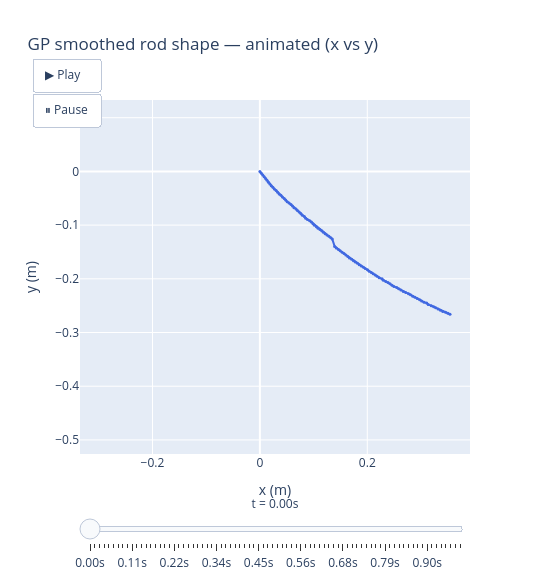
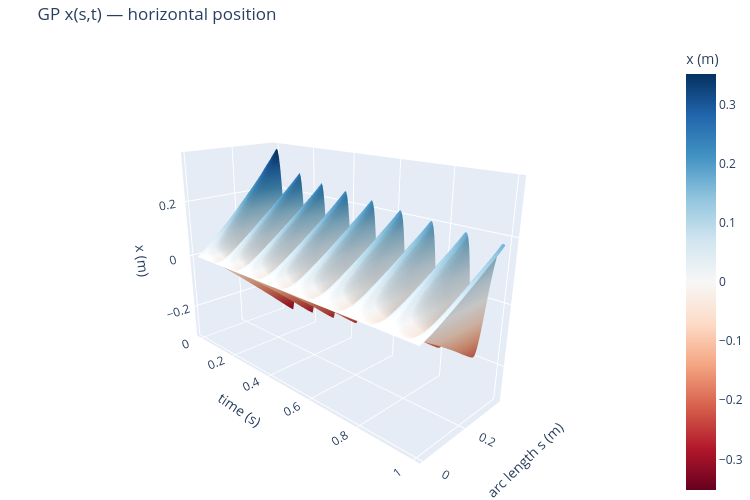
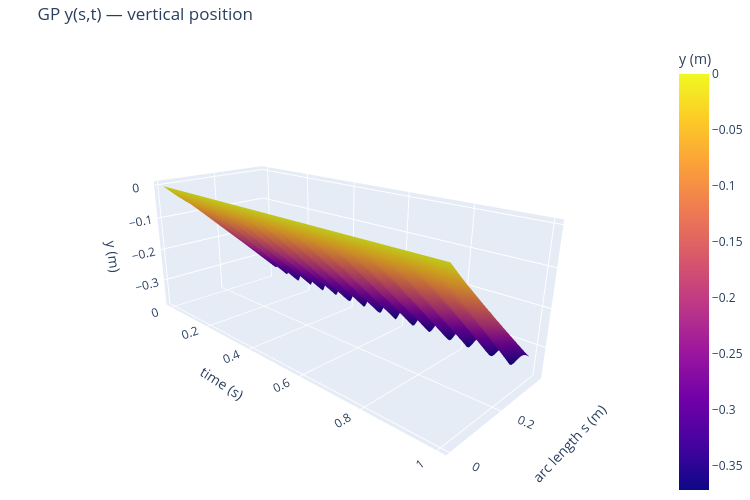

Here is the notebook cell these charts were saved with, in order:
### Code cell
import plotly.graph_objects as go

# ── 1. Animated rod shape: physical x vs y at each frame ─────────────────
_anim_idx = np.linspace(0, n_frames - 1, 80, dtype=int)

print(f'Visualization summary:')
print(f'  Animation : {len(_anim_idx)} frames × {N_TRAIN_PTS} nodes = {len(_anim_idx)*N_TRAIN_PTS} points')

frames = []
for _i in _anim_idx:
    frames.append(go.Frame(
        data=[go.Scatter(x=x_gp_all[_i], y=y_gp_all[_i],
                         mode='lines+markers',
                         line=dict(color='royalblue', width=2),
                         marker=dict(size=3, color='royalblue'))],
        name=str(_i),
        layout=go.Layout(title_text=f'GP rod shape — t = {t_raw[_i]:.2f} s')
    ))

_x_range = [x_gp_all.min() * 1.1, x_gp_all.max() * 1.1]
_y_range = [y_gp_all.min() * 1.1, 0.02]

fig_anim = go.Figure(
    data=[go.Scatter(x=x_gp_all[0], y=y_gp_all[0],
                     mode='lines+markers',
                     line=dict(color='royalblue', width=2),
                     marker=dict(size=3))],
    layout=go.Layout(
        title='GP smoothed rod shape — animated (x vs y)',
        xaxis=dict(title='x (m)', range=_x_range, constrain='domain'),
        yaxis=dict(title='y (m)', range=_y_range, scaleanchor='x', scaleratio=1),
        updatemenus=[dict(
            type='buttons', showactive=False, y=1.12, x=0.05,
            buttons=[
                dict(label='▶ Play', method='animate',
                     args=[None, dict(frame=dict(duration=30, redraw=True),
                                      fromcurrent=True, mode='immediate')]),
                dict(label='⏸ Pause', method='animate',
                     args=[[None], dict(frame=dict(duration=0), mode='immediate')])
            ])],
        sliders=[dict(
            steps=[dict(args=[[f.name], dict(frame=dict(duration=0), mode='immediate')],
                        method='animate',
                        label=f'{t_raw[int(f.name)]:.2f}s') for f in frames],
            x=0.0, len=1.0, y=-0.05,
            currentvalue=dict(prefix='t = ', visible=True, xanchor='center'))],
        width=550, height=580
    ),
    frames=frames
)
fig_anim.show()

# ── 2. x(s,t) and y(s,t) surfaces with proper 1D axes ───────────────────
_stride    = 1
_fr        = np.arange(0, n_frames, _stride)
_node_step = 2
_nodes     = np.arange(0, N_TRAIN_PTS, _node_step)
_t_ax      = t_raw[_fr]                           # 1D (n_t,)
_s_ax      = np.linspace(0, L0, len(_nodes))      # 1D (n_s,)
_X         = x_gp_all[_fr, :][:, _nodes].T        # (n_s, n_t)
_Y         = y_gp_all[_fr, :][:, _nodes].T        # (n_s, n_t)

print(f'  x(s,t) surface: {len(_fr)} time pts (stride={_stride}) × '
      f'{len(_nodes)} spatial nodes (stride={_node_step}) = {_X.size} points')
print(f'  y(s,t) surface: same grid = {_Y.size} points')

for Z, cs, lbl, title in [
    (_X, 'RdBu',   'x (m)', 'GP x(s,t) — horizontal position'),
    (_Y, 'plasma', 'y (m)', 'GP y(s,t) — vertical position'),
]:
    kw = dict(cmid=0) if cs == 'RdBu' else {}
    fig = go.Figure(go.Surface(
        x=_t_ax, y=_s_ax, z=Z,
        colorscale=cs, colorbar=dict(title=lbl), **kw
    ))
    fig.update_layout(
        title=title,
        scene=dict(
            xaxis_title='time (s)',
            yaxis_title='arc length s (m)',
            zaxis_title=lbl,
            camera=dict(eye=dict(x=1.8, y=-1.8, z=0.9))
        ),
        width=750, height=500, margin=dict(l=0, r=0, t=40, b=0)
    )
    fig.show()

### Figure 1 — Plotly figure (JSON) as saved in the notebook; plotly's stock layout.template omitted (floating-point values rounded to 4 significant figures)
{"data": [{"line": {"color": "royalblue", "width": 2}, "marker": {"size": 3}, "mode": "lines+markers", "type": "scatter", "x": [0.0, 0.002638, 0.005275, 0.007913, 0.01055, 0.01319, 0.01583, 0.01846, 0.02109, 0.02421, 0.02685, 0.03022, 0.03307, 0.03587, 0.03918, 0.04204, 0.04537, 0.04803, 0.05081, 0.05438, 0.05789, 0.06069, 0.06348, 0.0673, 0.06997, 0.07305, 0.07622, 0.079, 0.08286, 0.0852, 0.0886, 0.09272, 0.09596, 0.09885, 0.1016, 0.1052, 0.1081, 0.1117, 0.1151, 0.1181, 0.1215, 0.1249, 0.1285, 0.1321, 0.1348, 0.1392, 0.1422, 0.1463, 0.1494, 0.1531, 0.1567, 0.16, 0.1637, 0.1666, 0.1708, 0.1742, 0.1777, 0.1816, 0.185, 0.1889, 0.1929, 0.1963, 0.2004, 0.2034, 0.2076, 0.211, 0.2148, 0.2182, 0.2221, 0.2274, 0.2298, 0.2344, 0.2386, 0.2423, 0.246, 0.2496, 0.2548, 0.2585, 0.2625, 0.267, 0.2715, 0.2768, 0.2804, 0.2846, 0.2887, 0.293, 0.2976, 0.3012, 0.3056, 0.3106, 0.3134, 0.3192, 0.3237, 0.3273, 0.3318, 0.3362, 0.3406, 0.3457, 0.35, 0.354], "y": [0.0, -0.003333, -0.006665, -0.009998, -0.01333, -0.01666, -0.02, -0.02333, -0.02666, -0.02958, -0.03286, -0.03571, -0.03875, -0.0419, -0.0445, -0.0475, -0.05032, -0.05332, -0.05638, -0.05887, -0.06155, -0.06457, -0.06756, -0.06997, -0.073, -0.07581, -0.07845, -0.08152, -0.08399, -0.08704, -0.08959, -0.0918, -0.09441, -0.09734, -0.1004, -0.1029, -0.1057, -0.1082, -0.1107, -0.1134, -0.1161, -0.1186, -0.1209, -0.1234, -0.126, -0.1397, -0.1427, -0.1452, -0.1479, -0.1505, -0.1531, -0.1558, -0.1584, -0.1612, -0.1634, -0.1662, -0.1687, -0.1708, -0.1737, -0.1759, -0.1784, -0.1809, -0.1832, -0.1859, -0.1882, -0.1906, -0.1929, -0.1954, -0.1979, -0.1997, -0.2026, -0.2048, -0.2068, -0.2093, -0.2118, -0.2142, -0.2164, -0.2186, -0.2209, -0.2234, -0.2254, -0.2277, -0.2298, -0.2323, -0.2344, -0.2368, -0.2388, -0.2414, -0.2435, -0.2452, -0.2479, -0.25, -0.2521, -0.2541, -0.256, -0.2584, -0.2607, -0.2622, -0.2642, -0.266]}], "layout": {"height": 580, "sliders": [{"currentvalue": {"prefix": "t = ", "visible": true, "xanchor": "center"}, "len": 1, "steps": [{"args": [["0"], {"frame": {"duration": 0}, "mode": "immediate"}], "label": "0.00s", "method": "animate"}, {"args": [["2"], {"frame": {"duration": 0}, "mode": "immediate"}], "label": "0.01s", "method": "animate"}, {"args": [["4"], {"frame": {"duration": 0}, "mode": "immediate"}], "label": "0.02s", "method": "animate"}, {"args": [["7"], {"frame": {"duration": 0}, "mode": "immediate"}], "label": "0.04s", "method": "animate"}, {"args": [["9"], {"frame": {"duration": 0}, "mode": "immediate"}], "label": "0.05s", "method": "animate"}, {"args": [["12"], {"frame": {"duration": 0}, "mode": "immediate"}], "label": "0.06s", "method": "animate"}, {"args": [["14"], {"frame": {"duration": 0}, "mode": "immediate"}], "label": "0.07s", "method": "animate"}, {"args": [["17"], {"frame": {"duration": 0}, "mode": "immediate"}], "label": "0.09s", "method": "animate"}, {"args": [["19"], {"frame": {"duration": 0}, "mode": "immediate"}], "label": "0.10s", "method": "animate"}, {"args": [["21"], {"frame": {"duration": 0}, "mode": "immediate"}], "label": "0.11s", "method": "animate"}, {"args": [["24"], {"frame": {"duration": 0}, "mode": "immediate"}], "label": "0.12s", "method": "animate"}, {"args": [["26"], {"frame": {"duration": 0}, "mode": "immediate"}], "label": "0.13s", "method": "animate"}, {"args": [["29"], {"frame": {"duration": 0}, "mode": "immediate"}], "label": "0.15s", "method": "animate"}, {"args": [["31"], {"frame": {"duration": 0}, "mode": "immediate"}], "label": "0.16s", "method": "animate"}, {"args": [["34"], {"frame": {"duration": 0}, "mode": "immediate"}], "label": "0.18s", "method": "animate"}, {"args": [["36"], {"frame": {"duration": 0}, "mode": "immediate"}], "label": "0.19s", "method": "animate"}, {"args": [["38"], {"frame": {"duration": 0}, "mode": "immediate"}], "label": "0.20s", "method": "animate"}, {"args": [["41"], {"frame": {"duration": 0}, "mode": "immediate"}], "label": "0.21s", "method": "animate"}, {"args": [["43"], {"frame": {"duration": 0}, "mode": "immediate"}], "label": "0.22s", "method": "animate"}, {"args": [["46"], {"frame": {"duration": 0}, "mode": "immediate"}], "label": "0.24s", "method": "animate"}, {"args": [["48"], {"frame": {"duration": 0}, "mode": "immediate"}], "label": "0.25s", "method": "animate"}, {"args": [["51"], {"frame": {"duration": 0}, "mode": "immediate"}], "label": "0.26s", "method": "animate"}, {"args": [["53"], {"frame": {"duration": 0}, "mode": "immediate"}], "label": "0.27s", "method": "animate"}, {"args": [["55"], {"frame": {"duration": 0}, "mode": "immediate"}], "label": "0.28s", "method": "animate"}, {"args": [["58"], {"frame": {"duration": 0}, "mode": "immediate"}], "label": "0.30s", "method": "animate"}, {"args": [["60"], {"frame": {"duration": 0}, "mode": "immediate"}], "label": "0.31s", "method": "animate"}, {"args": [["63"], {"frame": {"duration": 0}, "mode": "immediate"}], "label": "0.32s", "method": "animate"}, {"args": [["65"], {"frame": {"duration": 0}, "mode": "immediate"}], "label": "0.34s", "method": "animate"}, {"args": [["68"], {"frame": {"duration": 0}, "mode": "immediate"}], "label": "0.35s", "method": "animate"}, {"args": [["70"], {"frame": {"duration": 0}, "mode": "immediate"}], "label": "0.36s", "method": "animate"}, {"args": [["72"], {"frame": {"duration": 0}, "mode": "immediate"}], "label": "0.37s", "method": "animate"}, {"args": [["75"], {"frame": {"duration": 0}, "mode": "immediate"}], "label": "0.39s", "method": "animate"}, {"args": [["77"], {"frame": {"duration": 0}, "mode": "immediate"}], "label": "0.40s", "method": "animate"}, {"args": [["80"], {"frame": {"duration": 0}, "mode": "immediate"}], "label": "0.41s", "method": "animate"}, {"args": [["82"], {"frame": {"duration": 0}, "mode": "immediate"}], "label": "0.42s", "method": "animate"}, {"args": [["85"], {"frame": {"duration": 0}, "mode": "immediate"}], "label": "0.44s", "method": "animate"}, {"args": [["87"], {"frame": {"duration": 0}, "mode": "immediate"}], "label": "0.45s", "method": "animate"}, {"args": [["89"], {"frame": {"duration": 0}, "mode": "immediate"}], "label": "0.46s", "method": "animate"}, {"args": [["92"], {"frame": {"duration": 0}, "mode": "immediate"}], "label": "0.47s", "method": "animate"}, {"args": [["94"], {"frame": {"duration": 0}, "mode": "immediate"}], "label": "0.48s", "method": "animate"}, {"args": [["97"], {"frame": {"duration": 0}, "mode": "immediate"}], "label": "0.50s", "method": "animate"}, {"args": [["99"], {"frame": {"duration": 0}, "mode": "immediate"}], "label": "0.51s", "method": "animate"}, {"args": [["102"], {"frame": {"duration": 0}, "mode": "immediate"}], "label": "0.53s", "method": "animate"}, {"args": [["104"], {"frame": {"duration": 0}, "mode": "immediate"}], "label": "0.54s", "method": "animate"}, {"args": [["106"], {"frame": {"duration": 0}, "mode": "immediate"}], "label": "0.55s", "method": "animate"}, {"args": [["109"], {"frame": {"duration": 0}, "mode": "immediate"}], "label": "0.56s", "method": "animate"}, {"args": [["111"], {"frame": {"duration": 0}, "mode": "immediate"}], "label": "0.57s", "method": "animate"}, {"args": [["114"], {"frame": {"duration": 0}, "mode": "immediate"}], "label": "0.59s", "method": "animate"}, {"args": [["116"], {"frame": {"duration": 0}, "mode": "immediate"}], "label": "0.60s", "method": "animate"}, {"args": [["119"], {"frame": {"duration": 0}, "mode": "immediate"}], "label": "0.61s", "method": "animate"}, {"args": [["121"], {"frame": {"duration": 0}, "mode": "immediate"}], "label": "0.62s", "method": "animate"}, {"args": [["123"], {"frame": {"duration": 0}, "mode": "immediate"}], "label": "0.63s", "method": "animate"}, {"args": [["126"], {"frame": {"duration": 0}, "mode": "immediate"}], "label": "0.65s", "method": "animate"}, {"args": [["128"], {"frame": {"duration": 0}, "mode": "immediate"}], "label": "0.66s", "method": "animate"}, {"args": [["131"], {"frame": {"duration": 0}, "mode": "immediate"}], "label": "0.68s", "method": "animate"}, {"args": [["133"], {"frame": {"duration": 0}, "mode": "immediate"}], "label": "0.69s", "method": "animate"}, {"args": [["136"], {"frame": {"duration": 0}, "mode": "immediate"}], "label": "0.70s", "method": "animate"}, {"args": [["138"], {"frame": {"duration": 0}, "mode": "immediate"}], "label": "0.71s", "method": "animate"}, {"args": [["140"], {"frame": {"duration": 0}, "mode": "immediate"}], "label": "0.72s", "method": "animate"}, {"args": [["143"], {"frame": {"duration": 0}, "mode": "immediate"}], "label": "0.74s", "method": "animate"}, {"args": [["145"], {"frame": {"duration": 0}, "mode": "immediate"}], "label": "0.75s", "method": "animate"}, {"args": [["148"], {"frame": {"duration": 0}, "mode": "immediate"}], "label": "0.76s", "method": "animate"}, {"args": [["150"], {"frame": {"duration": 0}, "mode": "immediate"}], "label": "0.77s", "method": "animate"}, {"args": [["153"], {"frame": {"duration": 0}, "mode": "immediate"}], "label": "0.79s", "method": "animate"}, {"args": [["155"], {"frame": {"duration": 0}, "mode": "immediate"}], "label": "0.80s", "method": "animate"}, {"args": [["157"], {"frame": {"duration": 0}, "mode": "immediate"}], "label": "0.81s", "method": "animate"}, {"args": [["160"], {"frame": {"duration": 0}, "mode": "immediate"}], "label": "0.82s", "method": "animate"}, {"args": [["162"], {"frame": {"duration": 0}, "mode": "immediate"}], "label": "0.84s", "method": "animate"}, {"args": [["165"], {"frame": {"duration": 0}, "mode": "immediate"}], "label": "0.85s", "method": "animate"}, {"args": [["167"], {"frame": {"duration": 0}, "mode": "immediate"}], "label": "0.86s", "method": "animate"}, {"args": [["170"], {"frame": {"duration": 0}, "mode": "immediate"}], "label": "0.88s", "method": "animate"}, {"args": [["172"], {"frame": {"duration": 0}, "mode": "immediate"}], "label": "0.89s", "method": "animate"}, {"args": [["174"], {"frame": {"duration": 0}, "mode": "immediate"}], "label": "0.90s", "method": "animate"}, {"args": [["177"], {"frame": {"duration": 0}, "mode": "immediate"}], "label": "0.91s", "method": "animate"}, {"args": [["179"], {"frame": {"duration": 0}, "mode": "immediate"}], "label": "0.92s", "method": "animate"}, {"args": [["182"], {"frame": {"duration": 0}, "mode": "immediate"}], "label": "0.94s", "method": "animate"}, {"args": [["184"], {"frame": {"duration": 0}, "mode": "immediate"}], "label": "0.95s", "method": "animate"}, {"args": [["187"], {"frame": {"duration": 0}, "mode": "immediate"}], "label": "0.96s", "method": "animate"}, {"args": [["189"], {"frame": {"duration": 0}, "mode": "immediate"}], "label": "0.97s", "method": "animate"}, {"args": [["192"], {"frame": {"duration": 0}, "mode": "immediate"}], "label": "0.99s", "method": "animate"}], "x": 0, "y": -0.05}], "title": {"text": "GP smoothed rod shape — animated (x vs y)"}, "updatemenus": [{"buttons": [{"args": [null, {"frame": {"duration": 30, "redraw": true}, "fromcurrent": true, "mode": "immediate"}], "label": "▶ Play", "method": "animate"}, {"args": [[null], {"frame": {"duration": 0}, "mode": "immediate"}], "label": "⏸ Pause", "method": "animate"}], "showactive": false, "type": "buttons", "x": 0.05, "y": 1.12}], "width": 550, "xaxis": {"constrain": "domain", "range": [-0.335, 0.3912], "title": {"text": "x (m)"}}, "yaxis": {"range": [-0.4132, 0.02], "scaleanchor": "x", "scaleratio": 1, "title": {"text": "y (m)"}}}}

### Figure 2 — Plotly figure (JSON) as saved in the notebook; plotly's stock layout.template omitted (floating-point values rounded to 4 significant figures; data arrays with more than 128 entries replaced by an {"elided": "..."} marker saying what was removed)
{"data": [{"cmid": 0, "colorbar": {"title": {"text": "x (m)"}}, "colorscale": [[0, "rgb(103,0,31)"], [0.1, "rgb(178,24,43)"], [0.2, "rgb(214,96,77)"], [0.3, "rgb(244,165,130)"], [0.4, "rgb(253,219,199)"], [0.5, "rgb(247,247,247)"], [0.6, "rgb(209,229,240)"], [0.7, "rgb(146,197,222)"], [0.8, "rgb(67,147,195)"], [0.9, "rgb(33,102,172)"], [1, "rgb(5,48,97)"]], "type": "surface", "x": {"elided": "193 float values"}, "y": [0.0, 0.007816, 0.01563, 0.02345, 0.03127, 0.03908, 0.0469, 0.05471, 0.06253, 0.07035, 0.07816, 0.08598, 0.0938, 0.1016, 0.1094, 0.1172, 0.1251, 0.1329, 0.1407, 0.1485, 0.1563, 0.1641, 0.172, 0.1798, 0.1876, 0.1954, 0.2032, 0.211, 0.2189, 0.2267, 0.2345, 0.2423, 0.2501, 0.2579, 0.2658, 0.2736, 0.2814, 0.2892, 0.297, 0.3048, 0.3127, 0.3205, 0.3283, 0.3361, 0.3439, 0.3517, 0.3596, 0.3674, 0.3752, 0.383], "z": {"elided": "50x193 float values"}}], "layout": {"height": 500, "margin": {"b": 0, "l": 0, "r": 0, "t": 40}, "scene": {"camera": {"eye": {"x": 1.8, "y": -1.8, "z": 0.9}}, "xaxis": {"title": {"text": "time (s)"}}, "yaxis": {"title": {"text": "arc length s (m)"}}, "zaxis": {"title": {"text": "x (m)"}}}, "title": {"text": "GP x(s,t) — horizontal position"}, "width": 750}}

### Figure 3 — Plotly figure (JSON) as saved in the notebook; plotly's stock layout.template omitted (floating-point values rounded to 4 significant figures; data arrays with more than 128 entries replaced by an {"elided": "..."} marker saying what was removed)
{"data": [{"colorbar": {"title": {"text": "y (m)"}}, "colorscale": [[0, "#0d0887"], [0.1111, "#46039f"], [0.2222, "#7201a8"], [0.3333, "#9c179e"], [0.4444, "#bd3786"], [0.5556, "#d8576b"], [0.6667, "#ed7953"], [0.7778, "#fb9f3a"], [0.8889, "#fdca26"], [1, "#f0f921"]], "type": "surface", "x": {"elided": "193 float values"}, "y": [0.0, 0.007816, 0.01563, 0.02345, 0.03127, 0.03908, 0.0469, 0.05471, 0.06253, 0.07035, 0.07816, 0.08598, 0.0938, 0.1016, 0.1094, 0.1172, 0.1251, 0.1329, 0.1407, 0.1485, 0.1563, 0.1641, 0.172, 0.1798, 0.1876, 0.1954, 0.2032, 0.211, 0.2189, 0.2267, 0.2345, 0.2423, 0.2501, 0.2579, 0.2658, 0.2736, 0.2814, 0.2892, 0.297, 0.3048, 0.3127, 0.3205, 0.3283, 0.3361, 0.3439, 0.3517, 0.3596, 0.3674, 0.3752, 0.383], "z": {"elided": "50x193 float values"}}], "layout": {"height": 500, "margin": {"b": 0, "l": 0, "r": 0, "t": 40}, "scene": {"camera": {"eye": {"x": 1.8, "y": -1.8, "z": 0.9}}, "xaxis": {"title": {"text": "time (s)"}}, "yaxis": {"title": {"text": "arc length s (m)"}}, "zaxis": {"title": {"text": "y (m)"}}}, "title": {"text": "GP y(s,t) — vertical position"}, "width": 750}}
